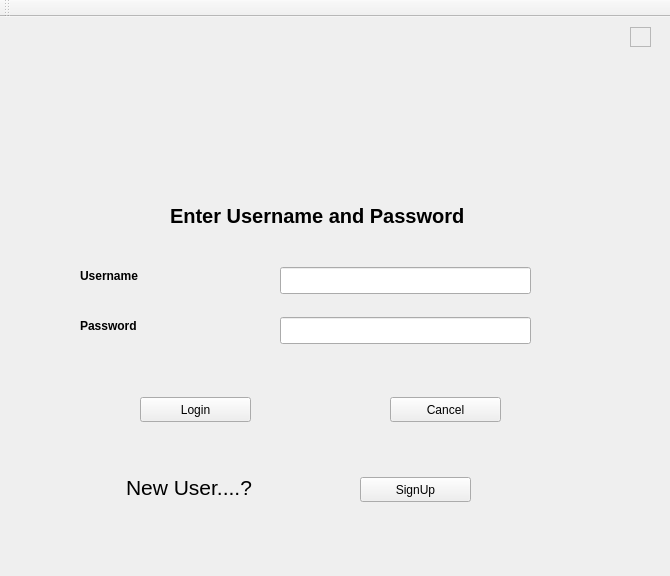
<?xml version="1.0" encoding="UTF-8"?>
<ui version="4.0">
 <class>login</class>
 <widget class="QMainWindow" name="login">
  <property name="geometry">
   <rect>
    <x>0</x>
    <y>0</y>
    <width>670</width>
    <height>576</height>
   </rect>
  </property>
  <property name="windowTitle">
   <string>login</string>
  </property>
  <property name="layoutDirection">
   <enum>Qt::LeftToRight</enum>
  </property>
  <property name="autoFillBackground">
   <bool>false</bool>
  </property>
  <widget class="QWidget" name="centralWidget">
   <widget class="QLabel" name="label">
    <property name="geometry">
     <rect>
      <x>80</x>
      <y>250</y>
      <width>71</width>
      <height>17</height>
     </rect>
    </property>
    <property name="font">
     <font>
      <weight>75</weight>
      <bold>true</bold>
     </font>
    </property>
    <property name="text">
     <string>Username</string>
    </property>
   </widget>
   <widget class="QLineEdit" name="usernametext">
    <property name="geometry">
     <rect>
      <x>280</x>
      <y>250</y>
      <width>251</width>
      <height>27</height>
     </rect>
    </property>
   </widget>
   <widget class="QLabel" name="label_2">
    <property name="geometry">
     <rect>
      <x>80</x>
      <y>300</y>
      <width>71</width>
      <height>17</height>
     </rect>
    </property>
    <property name="font">
     <font>
      <weight>75</weight>
      <bold>true</bold>
     </font>
    </property>
    <property name="text">
     <string>Password</string>
    </property>
   </widget>
   <widget class="QLineEdit" name="passwordtext">
    <property name="geometry">
     <rect>
      <x>280</x>
      <y>300</y>
      <width>251</width>
      <height>27</height>
     </rect>
    </property>
    <property name="echoMode">
     <enum>QLineEdit::Password</enum>
    </property>
   </widget>
   <widget class="QLabel" name="label_3">
    <property name="geometry">
     <rect>
      <x>170</x>
      <y>190</y>
      <width>311</width>
      <height>17</height>
     </rect>
    </property>
    <property name="font">
     <font>
      <pointsize>15</pointsize>
      <weight>75</weight>
      <bold>true</bold>
     </font>
    </property>
    <property name="text">
     <string>Enter Username and Password</string>
    </property>
   </widget>
   <widget class="QToolButton" name="login_2">
    <property name="geometry">
     <rect>
      <x>140</x>
      <y>380</y>
      <width>111</width>
      <height>25</height>
     </rect>
    </property>
    <property name="text">
     <string>Login</string>
    </property>
   </widget>
   <widget class="QToolButton" name="quitapp">
    <property name="geometry">
     <rect>
      <x>390</x>
      <y>380</y>
      <width>111</width>
      <height>25</height>
     </rect>
    </property>
    <property name="text">
     <string>Cancel</string>
    </property>
   </widget>
   <widget class="QToolButton" name="newuser">
    <property name="geometry">
     <rect>
      <x>360</x>
      <y>460</y>
      <width>111</width>
      <height>25</height>
     </rect>
    </property>
    <property name="text">
     <string>SignUp</string>
    </property>
   </widget>
   <widget class="QFrame" name="frame">
    <property name="geometry">
     <rect>
      <x>630</x>
      <y>10</y>
      <width>21</width>
      <height>20</height>
     </rect>
    </property>
    <property name="frameShape">
     <enum>QFrame::StyledPanel</enum>
    </property>
    <property name="frameShadow">
     <enum>QFrame::Raised</enum>
    </property>
   </widget>
   <widget class="QLabel" name="pic">
    <property name="geometry">
     <rect>
      <x>230</x>
      <y>0</y>
      <width>165</width>
      <height>165</height>
     </rect>
    </property>
    <property name="text">
     <string/>
    </property>
   </widget>
   <widget class="QLabel" name="label_4">
    <property name="geometry">
     <rect>
      <x>126</x>
      <y>460</y>
      <width>131</width>
      <height>20</height>
     </rect>
    </property>
    <property name="font">
     <font>
      <pointsize>16</pointsize>
     </font>
    </property>
    <property name="text">
     <string>New User....?</string>
    </property>
   </widget>
  </widget>
  <widget class="QToolBar" name="mainToolBar">
   <attribute name="toolBarArea">
    <enum>TopToolBarArea</enum>
   </attribute>
   <attribute name="toolBarBreak">
    <bool>false</bool>
   </attribute>
  </widget>
 </widget>
 <layoutdefault spacing="6" margin="11"/>
 <resources/>
 <connections/>
</ui>
